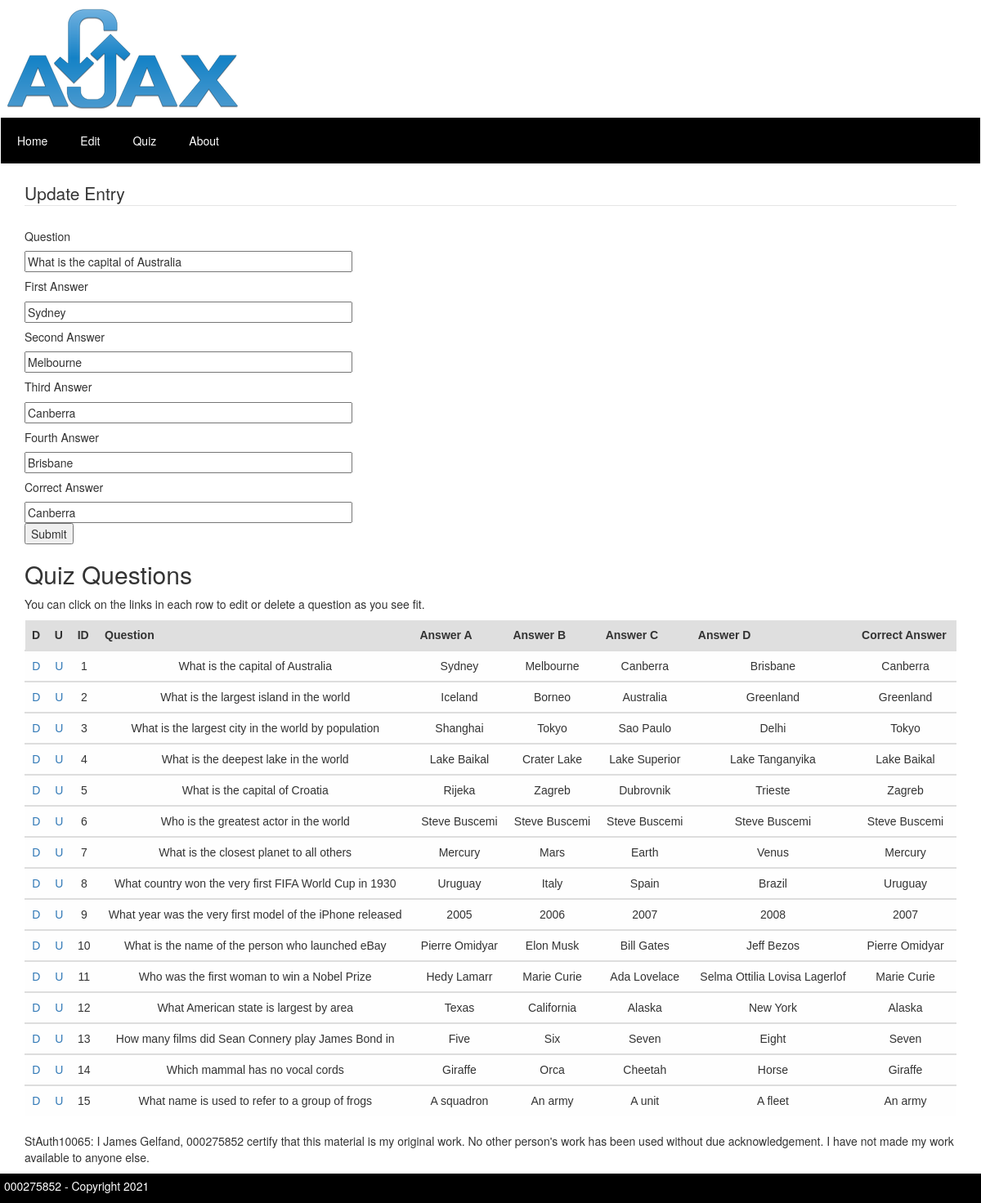
/index.php?/EditController/update/1, run on the app's committed database.
### tables this page shows
CREATE TABLE IF NOT EXISTS `quiz` (
  `id` int NOT NULL AUTO_INCREMENT,
  `question` varchar(140) NOT NULL,
  `answer_a` varchar(50) NOT NULL,
  `answer_b` varchar(50) NOT NULL,
  `answer_c` varchar(50) NOT NULL,
  `answer_d` varchar(50) NOT NULL,
  `correct_answer` varchar(50) NOT NULL,
  PRIMARY KEY (`id`)
);

### application/libraries/Template.php (called while the page is built, shortened)
<?php  if ( ! defined('BASEPATH')) exit('No direct script access allowed');
class Template
{
    function show($view, $args = NULL)
    {
        $CI =& get_instance();
        $CI->load->view('header',$args);
        $CI->load->view('navigation',$args);
        $CI->load->view($view, $args);
    }
}
?>

### application/controllers/EditController.php (called while the page is built, shortened)
<?php
class EditController extends CI_Controller {
  var $TPL;
  public function __construct()
  {
    $this->TPL['success'] = false;
    $this->TPL['error'] = false;
    $this->TPL['update'] = false;
    $this->TPL['newentry'] = false;
  }
  private function display()
  {
    $query = $this->db-> query("SELECT * FROM quiz ORDER BY id ASC;");
    $this->TPL['listing'] = $query->result_array();
    $this->template->show('edit_view', $this->TPL);
  }
  public function update($id)
  {
    $query = $this->db->query("SELECT * FROM quiz where id = '$id';");
    $this->TPL['entry'] = $query->result_array()[0];
    $this->TPL['update'] = true;
    $this->display();
  }
}
?>

### index.php (called while the page is built, shortened)
<?php
require_once BASEPATH.'core/CodeIgniter.php';

### application/views/edit_view.php (the view, shortened to what this page needs)
<html>
      <div class="container" id="formBlock">
         <?php if ($update) { ?>
            <?= form_open("EditController/updateentry/" . $entry['id']) ?>
            <?= form_fieldset("Update Entry"); ?>
               <h5>Question</h5>
               <input type="text" name="question" id="question" value="<?php echo $entry['question'] ?>" size="50" />
               <h5>First Answer</h5>
               <input type="text" name="answer_a" id="answer_a" value="<?php echo $entry['answer_a'] ?>" size="50" />
               <h5>Second Answer</h5>
               <input type="text" name="answer_b" id="answer_b" value="<?php echo $entry['answer_b'] ?>" size="50" />
               <h5>Third Answer</h5>
               <input type="text" name="answer_c" id="answer_c" value="<?php echo $entry['answer_c'] ?>" size="50" />
               <h5>Fourth Answer</h5>
               <input type="text" name="answer_d" id="answer_d" value="<?php echo $entry['answer_d'] ?>" size="50" />
               <h5>Correct Answer</h5>
               <input type="text" name="correct_answer" id="correct_answer" value="<?php echo $entry['correct_answer'] ?>" size="50" />
               <div><input type="submit" name="quizsubmit" id="quizsubmit" value="Submit" /></div>
            </form>
         <?php }
          ?>
      </div>
      <div class="container" id="questionBlock">
        <h2>Quiz Questions</h2>
        <p>You can click on the links in each row to edit or delete a question as you see fit.</p>
        <table class="table table-hover">
           <thead>
               <tr>
                  <th>D</th>
                  <th>U</th>
                  <th>ID</th>
                  <th>Question</th>
                  <th>Answer A</th>
                  <th>Answer B</th>
                  <th>Answer C</th>
                  <th>Answer D</th>
                  <th>Correct Answer</th>
               </tr>
            </thead>
         <?php foreach ($listing as $row) { ?>
            <tbody>
               <tr>
                  <td><a href="<?= base_url() ?>index.php?/EditController/delete/<?= $row['id']?>">D</a></td>
                  <td><a href="<?= base_url() ?>index.php?/EditController/update/<?= $row['id']?>">U</a></td>
                  <td><?= $row['id']?></td>
                  <td><?= $row['question']?></td>
                  <td><?= $row['answer_a']?></td>
                  <td><?= $row['answer_b']?></td>
                  <td><?= $row['answer_c']?></td>
                  <td><?= $row['answer_d']?></td>
                  <td><?= $row['correct_answer']?></td>
               </tr>
            </tbody>
         <?php } ?>
         </table>
      </div>
      <div class="container">
        <p>StAuth10065: I James Gelfand, 000275852 certify that this material is my original work. No other person's work has been used without due acknowledgement. I have not made my work available to anyone else.</p>
      </div>
</html>

### assets/css/main.css (style rules this page uses)
table { color: #333; font-family: Helvetica, Arial, sans-serif; width: 1024px; border-collapse: collapse; border-spacing: 0; }
td, th { border: 1px solid transparent; height: 30px; transition: all 0.3s; }
th { background: #DFDFDF; font-weight: bold; }
td { background: #FAFAFA; text-align: center; }
tr:nth-child(odd) td { background: #FEFEFE; }

### data on the page
quiz: question "What is the capital of Australia", answer_a "Sydney", answer_b "Melbourne", answer_c "Canberra", answer_d "Brisbane", correct_answer "Canberra", id "1"
quiz: id "2", question "What is the largest island in the world", answer_a "Iceland", answer_b "Borneo", answer_c "Australia", answer_d "Greenland", correct_answer "Greenland"
quiz: id "3", question "What is the largest city in the world by population", answer_a "Shanghai", answer_b "Tokyo", answer_c "Sao Paulo", answer_d "Delhi", correct_answer "Tokyo"
quiz: id "4", question "What is the deepest lake in the world", answer_a "Lake Baikal", answer_b "Crater Lake", answer_c "Lake Superior", answer_d "Lake Tanganyika", correct_answer "Lake Baikal"
quiz: id "5", question "What is the capital of Croatia", answer_a "Rijeka", answer_b "Zagreb", answer_c "Dubrovnik", answer_d "Trieste", correct_answer "Zagreb"
quiz: id "6", question "Who is the greatest actor in the world", answer_a "Steve Buscemi", answer_b "Steve Buscemi", answer_c "Steve Buscemi", answer_d "Steve Buscemi", correct_answer "Steve Buscemi"
quiz: id "7", question "What is the closest planet to all others", answer_a "Mercury", answer_b "Mars", answer_c "Earth", answer_d "Venus", correct_answer "Mercury"
quiz: id "8", question "What country won the very first FIFA World Cup in 1930", answer_a "Uruguay", answer_b "Italy", answer_c "Spain", answer_d "Brazil", correct_answer "Uruguay"
quiz: id "9", question "What year was the very first model of the iPhone released", answer_a "2005", answer_b "2006", answer_c "2007", answer_d "2008", correct_answer "2007"
quiz: id "10", question "What is the name of the person who launched eBay", answer_a "Pierre Omidyar", answer_b "Elon Musk", answer_c "Bill Gates", answer_d "Jeff Bezos", correct_answer "Pierre Omidyar"
quiz: id "11", question "Who was the first woman to win a Nobel Prize", answer_a "Hedy Lamarr", answer_b "Marie Curie", answer_c "Ada Lovelace", answer_d "Selma Ottilia Lovisa Lagerlof", correct_answer "Marie Curie"
quiz: id "12", question "What American state is largest by area", answer_a "Texas", answer_b "California", answer_c "Alaska", answer_d "New York", correct_answer "Alaska"
quiz: id "13", question "How many films did Sean Connery play James Bond in", answer_a "Five", answer_b "Six", answer_c "Seven", answer_d "Eight", correct_answer "Seven"
quiz: id "14", question "Which mammal has no vocal cords", answer_a "Giraffe", answer_b "Orca", answer_c "Cheetah", answer_d "Horse", correct_answer "Giraffe"
quiz: id "15", question "What name is used to refer to a group of frogs", answer_a "A squadron", answer_b "An army", answer_c "A unit", answer_d "A fleet", correct_answer "An army"

### other printed values
form_fieldset("Update Entry") "Update Entry"
